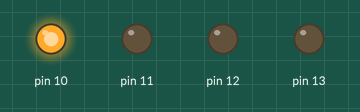
The sketch below on a simulated Arduino Uno, built with avr-gcc and run on an emulated ATmega328P. Shown: output pins drawn as LEDs (lit = HIGH).

Above: at 1.5 s.
At 4.5 s:
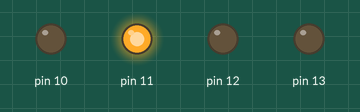
At 10.5 s:
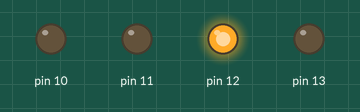
At 13.5 s:
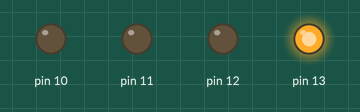
At 16.5 s:
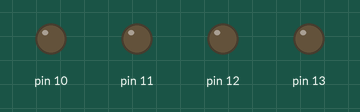
Timing chart, 0 to 23.4 s (numbered marks = the images above):
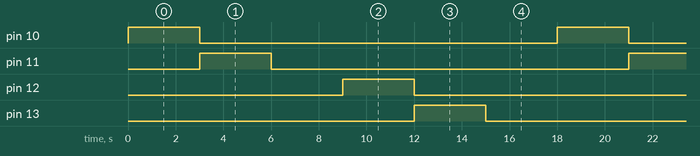

The sketch:

motor_driver_two_motors.ino
```cpp
void setup() {
pinMode(10, OUTPUT);
pinMode(11, OUTPUT);
pinMode(12, OUTPUT);
pinMode(13, OUTPUT);
}

void loop() {
  digitalWrite(10, HIGH);
  digitalWrite(11, LOW);
  delay(3000);
  digitalWrite(10, LOW);
  digitalWrite(11, HIGH);
  delay(3000);
  digitalWrite(10, LOW);
  digitalWrite(11, LOW);
  delay(3000);

  digitalWrite(12, HIGH);
  digitalWrite(13, LOW);
  delay(3000);
  digitalWrite(12, LOW);
  digitalWrite(13, HIGH);
  delay(3000);
  digitalWrite(12, LOW);
  digitalWrite(13, LOW);
  delay(3000);


}
```

Measured:
- by itself, pin 10–13: alternates HIGH for 3.0 s and LOW for 15.0 s
- by itself, everything shown: repeats every 18.0 s, in 6 steps
